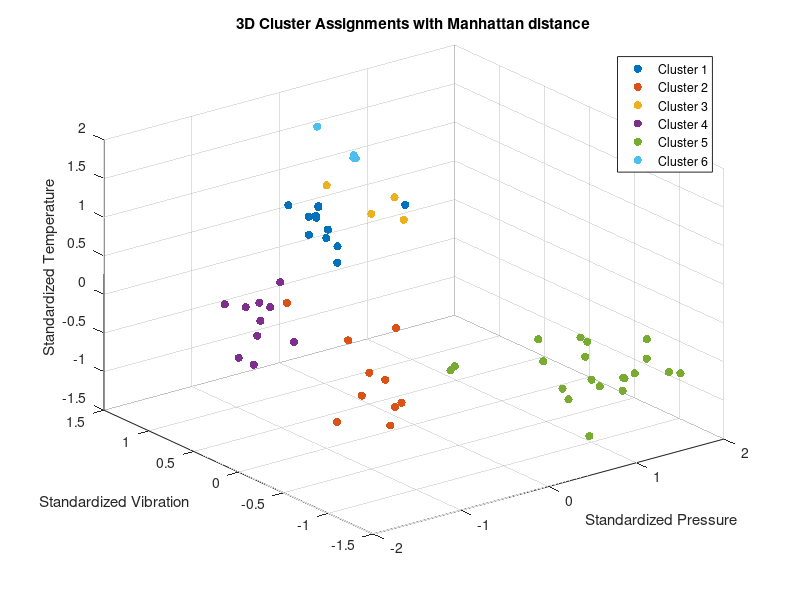

The MATLAB source for this figure:
% D_1_2: k-means using Manhattan distance

% Load the data from the .mat file
data = load('Lab1/F0_PVT.mat');

pressure = data.Pressure;
temperature = data.Temperature;
vibration = data.Vibration;

% Standardize the data
pressure_standardized = (pressure - mean(pressure)) ./ std(pressure);
temperature_standardized = (temperature - mean(temperature)) ./ std(temperature);
vibration_standardized = (vibration - mean(vibration)) ./ std(vibration);

pressure_reshape = reshape(pressure_standardized, [], 1);
vibration_reshape = reshape(vibration_standardized, [], 1);
temperature_reshape = reshape(temperature_standardized, [], 1);

% Store all PVT data into a 60*3 matrix
data = zeros(size(pressure,1)*size(pressure,2),3);
data(:,1) = pressure_reshape;
data(:,2) = vibration_reshape;
data(:,3) = temperature_reshape;

% Cluster number
k = 6;

% Iteration 
maxIter = 50;

% Initialise centroids
numPoints = size(data,1);
centroids = data(randperm(numPoints, k), :);
assignment = zeros(size(data,1),3);
disp(size(assignment));

for it = 1:maxIter
    for i = 1:numPoints
        assign_j = -1;
        min_distance = inf;
        for j = 1:k
            distance = sum(abs(data(i,:) - centroids(j,:))); % Manhattan distance
            if distance < min_distance
                min_distance = distance;
                assign_j = j;
            end
        end
        assignment(i) = assign_j; % Store the index of the centroid
    end
    
    tmp = centroids;

    % Calculate means of datapoints in each cluster
    for j = 1:k
        points = data(assignment == j, :);
        if size(points, 1) > 0
            centroids(j, :) = mean(points);
        end
    end

    % Terminate if converge, otherwise update centroid and go again
    if centroids == tmp 
        break;
    end
end

disp('Cluster Assignments:');
disp(assignment);
disp('Centroids:')
disp(centroids)

figure;
hold on;
colors = lines(k); % Generate k distinct colors
for j = 1:k
    % Select data points assigned to each cluster
    cluster_points = data(assignment == j, :);
    scatter3(cluster_points(:,1), cluster_points(:,2), cluster_points(:,3), 36, colors(j,:), 'filled');
end
xlabel('Standardized Pressure');
ylabel('Standardized Vibration');
zlabel('Standardized Temperature');
title('3D Cluster Assignments with Manhattan distance');
legend(arrayfun(@(x) sprintf('Cluster %d', x), 1:k, 'UniformOutput', false));
grid on; % Optional for a grid
view(3); % Adjusts the view to 3D
hold off;
        
        
        
        
        
        
